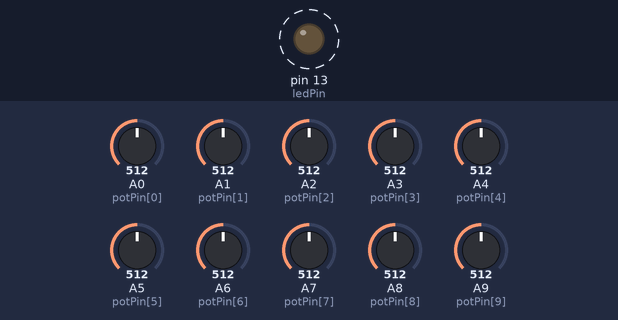
The sketch below on a simulated Teensy 4. Parts: output pins drawn as LEDs (lit = HIGH). Dashed ring = blinking. Inputs (shaded band) come from the test bench; at power-on: A0 (potPin[0]) = 512, A1 (potPin[1]) = 512, A2 (potPin[2]) = 512, A3 (potPin[3]) = 512, A4 (potPin[4]) = 512, A5 (potPin[5]) = 512, A6 (potPin[6]) = 512, A7 (potPin[7]) = 512, A8 (potPin[8]) = 512, A9 (potPin[9]) = 512.

Above: at 1.2 s.
Timing chart, 0 to 5.8 s (numbered marks = the images above):
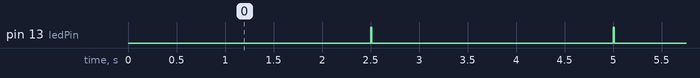

The sketch:

midicontroller.ino
```cpp
/*
 * Basic MIDI Controller
 * This code transforms a Teensy microcontroller into a MIDI controller with 10 potentiometers.
 * Each potentiometer can send MIDI Control Change messages to any MIDI-compatible software or hardware.
 * Designed for real-time video/music performance and production.
 *
 * Author: Santiago Torres - https://github.com/ethx42
 */


const int numPots = 10; // Total number of potentiometers.
int potPin[numPots] = {A0, A1, A2, A3, A4, A5, A6, A7, A8, A9};
int potCState[numPots] = {0}; // Holds current potentiometer readings.
int potPState[numPots] = {0}; // Holds previous potentiometer readings.
int potVar = 5; // Sensitivity for detecting potentiometer changes.

// MIDI Control Change (CC) numbers for each potentiometer.
int midiCC[numPots] = {1, 7, 10, 11, 71, 74, 77, 80, 83, 86};

const int channel = 5; // MIDI channel for sending messages.

// LED Blink variables
const int ledPin = LED_BUILTIN; // Use Teensy's built-in LED
const long ledOnDuration = 10; // Duration LED stays on (milliseconds)
unsigned long previousBlinkMillis = 0; // Stores last time LED was updated
const long blinkInterval = 2500; // Interval at which to blink (milliseconds)

void setup() {
  for (int i = 0; i < numPots; i++) {
    pinMode(potPin[i], INPUT);
  }
  pinMode(ledPin, OUTPUT); // Initialize the LED pin as an output
  Serial.begin(9600); // For debugging.
}

void loop() {
  unsigned long currentMillis = millis();

  // Blink LED for a brief moment every 750ms
  if (currentMillis - previousBlinkMillis >= blinkInterval) {
    previousBlinkMillis = currentMillis; // Save the last time you blinked the LED
    digitalWrite(ledPin, HIGH);
  } else if (currentMillis - previousBlinkMillis >= ledOnDuration) {
    digitalWrite(ledPin, LOW);
  }

  for (int i = 0; i < numPots; i++) {
    potCState[i] = analogRead(potPin[i]) >> 3; // Convert 0-1023 to 0-127 range.

    if (abs(potCState[i] - potPState[i]) > potVar) {
      usbMIDI.sendControlChange(midiCC[i], potCState[i], channel); // Send CC message.

      // Debugging output: Uncomment to track potentiometer changes.
      // Serial.print("Pot ");
      // Serial.print(i);
      // Serial.print(": ");
      // Serial.println(potCState[i]);

      potPState[i] = potCState[i]; // Update previous state.
    }
  }
  delay(10); // Maintain MIDI communication stability.

  // Clear the USB MIDI read buffer.
  while (usbMIDI.read());
}
```

Measured:
- by itself, pin 13 (ledPin): alternates HIGH for 0.01 s and LOW for 2.5 s
